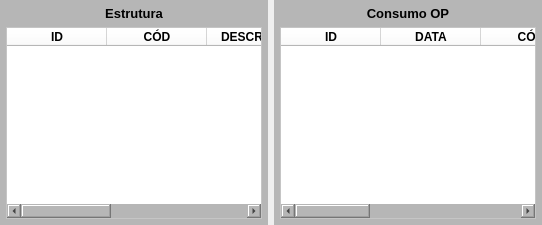
            <widget class="QWidget" name="widget_10" native="true">
             <property name="font">
              <font>
               <pointsize>8</pointsize>
              </font>
             </property>
             <property name="styleSheet">
              <string notr="true"/>
             </property>
             <layout class="QHBoxLayout" name="horizontalLayout_2">
              <property name="leftMargin">
               <number>0</number>
              </property>
              <property name="topMargin">
               <number>0</number>
              </property>
              <property name="rightMargin">
               <number>0</number>
              </property>
              <property name="bottomMargin">
               <number>0</number>
              </property>
              <item>
               <widget class="QWidget" name="widget_Cor7" native="true">
                <property name="font">
                 <font>
                  <pointsize>8</pointsize>
                 </font>
                </property>
                <property name="styleSheet">
                 <string notr="true">background-color: rgb(182, 182, 182);</string>
                </property>
                <layout class="QVBoxLayout" name="verticalLayout_6">
                 <property name="spacing">
                  <number>6</number>
                 </property>
                 <property name="leftMargin">
                  <number>6</number>
                 </property>
                 <property name="topMargin">
                  <number>6</number>
                 </property>
                 <property name="rightMargin">
                  <number>6</number>
                 </property>
                 <property name="bottomMargin">
                  <number>6</number>
                 </property>
                 <item>
                  <widget class="QLabel" name="label_7">
                   <property name="font">
                    <font>
                     <pointsize>10</pointsize>
                     <weight>75</weight>
                     <bold>true</bold>
                    </font>
                   </property>
                   <property name="text">
                    <string>Estrutura</string>
                   </property>
                   <property name="alignment">
                    <set>Qt::AlignCenter</set>
                   </property>
                  </widget>
                 </item>
                 <item>
                  <widget class="QTableWidget" name="table_Estrutura">
                   <property name="sizePolicy">
                    <sizepolicy hsizetype="Preferred" vsizetype="Preferred">
                     <horstretch>0</horstretch>
                     <verstretch>0</verstretch>
                    </sizepolicy>
                   </property>
                   <property name="font">
                    <font>
                     <pointsize>8</pointsize>
                    </font>
                   </property>
                   <property name="styleSheet">
                    <string notr="true">background-color: rgb(255, 255, 255);</string>
                   </property>
                   <column>
                    <property name="text">
                     <string>ID</string>
                    </property>
                    <property name="font">
                     <font>
                      <weight>75</weight>
                      <bold>true</bold>
                     </font>
                    </property>
                   </column>
                   <column>
                    <property name="text">
                     <string>CÓD</string>
                    </property>
                    <property name="font">
                     <font>
                      <weight>75</weight>
                      <bold>true</bold>
                     </font>
                    </property>
                    <property name="textAlignment">
                     <set>AlignCenter</set>
                    </property>
                   </column>
                   <column>
                    <property name="text">
                     <string>DESCRIÇÃO</string>
                    </property>
                    <property name="font">
                     <font>
                      <weight>75</weight>
                      <bold>true</bold>
                     </font>
                    </property>
                    <property name="textAlignment">
                     <set>AlignCenter</set>
                    </property>
                   </column>
                   <column>
                    <property name="text">
                     <string>UM</string>
                    </property>
                    <property name="font">
                     <font>
                      <weight>75</weight>
                      <bold>true</bold>
                     </font>
                    </property>
                    <property name="textAlignment">
                     <set>AlignCenter</set>
                    </property>
                   </column>
                   <column>
                    <property name="text">
                     <string>QTDE</string>
                    </property>
                    <property name="font">
                     <font>
                      <weight>75</weight>
                      <bold>true</bold>
                     </font>
                    </property>
                    <property name="textAlignment">
                     <set>AlignCenter</set>
                    </property>
                   </column>
                  </widget>
                 </item>
                </layout>
               </widget>
              </item>
              <item>
               <widget class="QWidget" name="widget_Cor8" native="true">
                <property name="font">
                 <font>
                  <pointsize>8</pointsize>
                 </font>
                </property>
                <property name="styleSheet">
                 <string notr="true">background-color: rgb(182, 182, 182);</string>
                </property>
                <layout class="QVBoxLayout" name="verticalLayout_12">
                 <property name="spacing">
                  <number>6</number>
                 </property>
                 <property name="leftMargin">
                  <number>6</number>
                 </property>
                 <property name="topMargin">
                  <number>6</number>
                 </property>
                 <property name="rightMargin">
                  <number>6</number>
                 </property>
                 <property name="bottomMargin">
                  <number>6</number>
                 </property>
                 <item>
                  <widget class="QLabel" name="label_15">
                   <property name="font">
                    <font>
                     <pointsize>10</pointsize>
                     <weight>75</weight>
                     <bold>true</bold>
                    </font>
                   </property>
                   <property name="text">
                    <string>Consumo OP</string>
                   </property>
                   <property name="alignment">
                    <set>Qt::AlignCenter</set>
                   </property>
                  </widget>
                 </item>
                 <item>
                  <widget class="QTableWidget" name="table_Consumo">
                   <property name="sizePolicy">
                    <sizepolicy hsizetype="Preferred" vsizetype="Preferred">
                     <horstretch>0</horstretch>
                     <verstretch>0</verstretch>
                    </sizepolicy>
                   </property>
                   <property name="font">
                    <font>
                     <pointsize>8</pointsize>
                    </font>
                   </property>
                   <property name="styleSheet">
                    <string notr="true">background-color: rgb(255, 255, 255);</string>
                   </property>
                   <column>
                    <property name="text">
                     <string>ID</string>
                    </property>
                    <property name="font">
                     <font>
                      <weight>75</weight>
                      <bold>true</bold>
                     </font>
                    </property>
                   </column>
                   <column>
                    <property name="text">
                     <string>DATA</string>
                    </property>
                    <property name="font">
                     <font>
                      <weight>75</weight>
                      <bold>true</bold>
                     </font>
                    </property>
                   </column>
                   <column>
                    <property name="text">
                     <string>CÓD</string>
                    </property>
                    <property name="font">
                     <font>
                      <weight>75</weight>
                      <bold>true</bold>
                     </font>
                    </property>
                   </column>
                   <column>
                    <property name="text">
                     <string>DESCRIÇÃO</string>
                    </property>
                    <property name="font">
                     <font>
                      <weight>75</weight>
                      <bold>true</bold>
                     </font>
                    </property>
                   </column>
                   <column>
                    <property name="text">
                     <string>UM</string>
                    </property>
                    <property name="font">
                     <font>
                      <weight>75</weight>
                      <bold>true</bold>
                     </font>
                    </property>
                   </column>
                   <column>
                    <property name="text">
                     <string>QTDE</string>
                    </property>
                    <property name="font">
                     <font>
                      <weight>75</weight>
                      <bold>true</bold>
                     </font>
                    </property>
                   </column>
                  </widget>
                 </item>
                </layout>
               </widget>
              </item>
             </layout>
            </widget>
